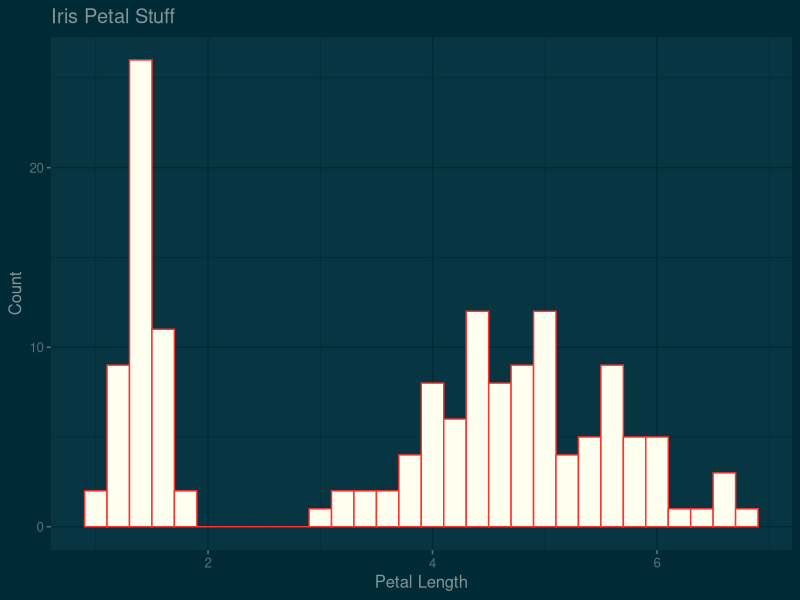
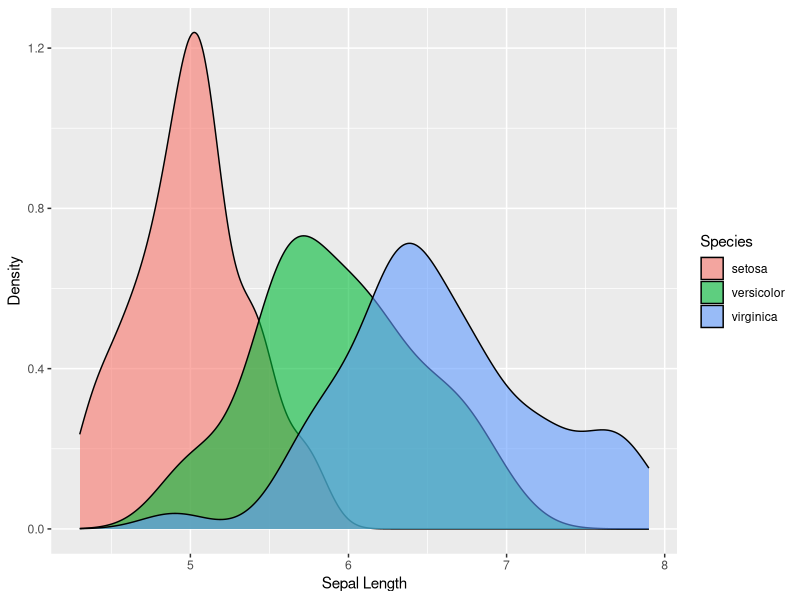
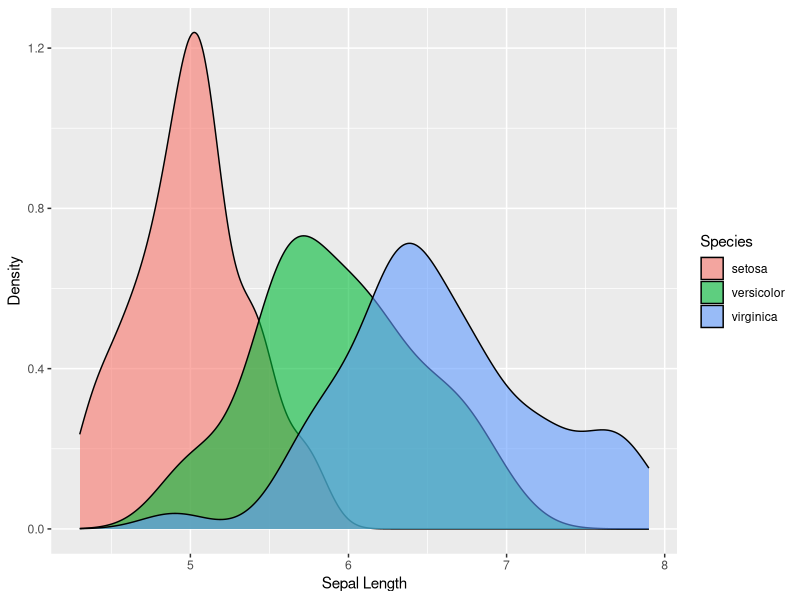
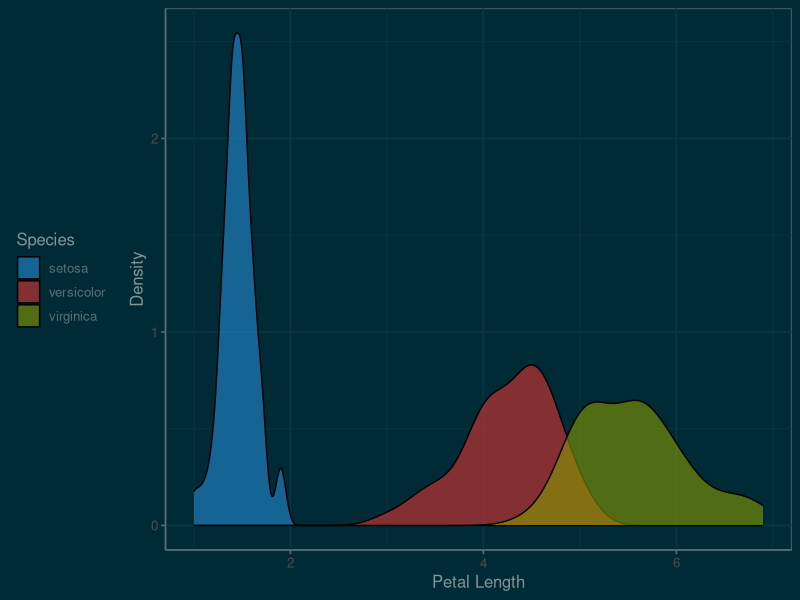
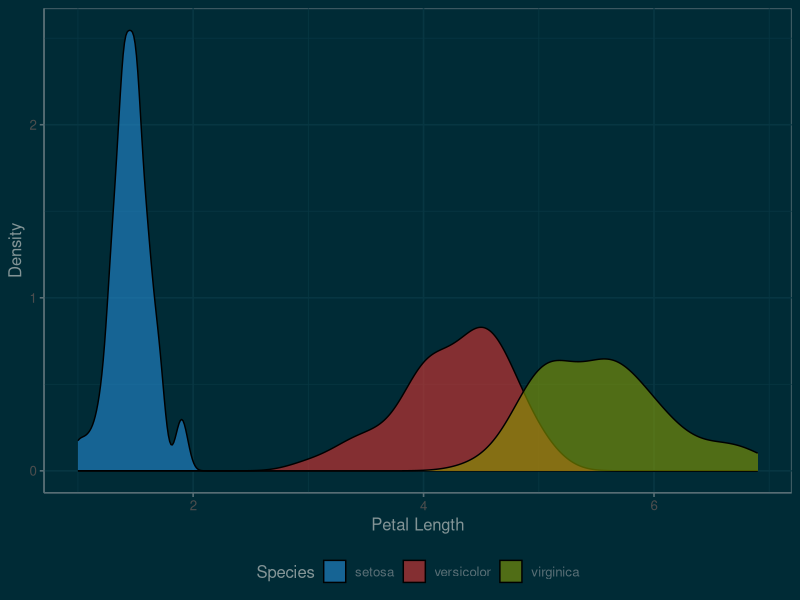
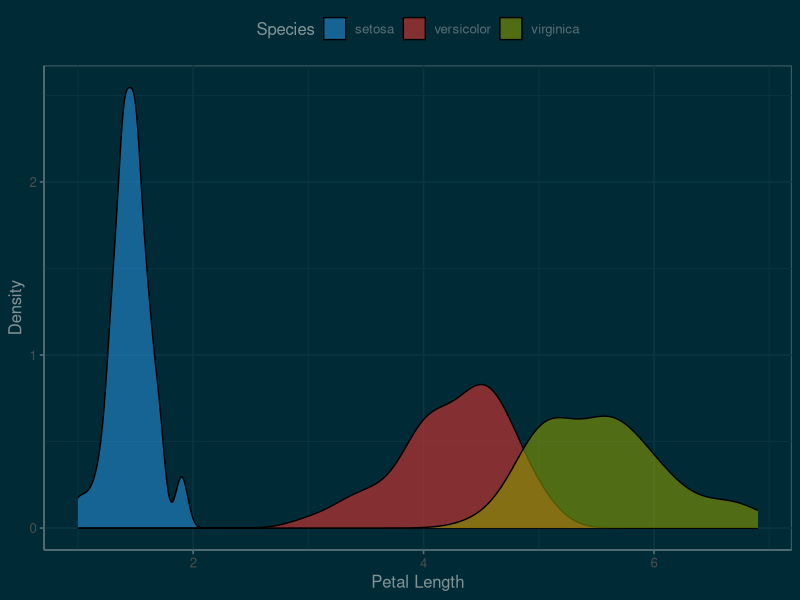
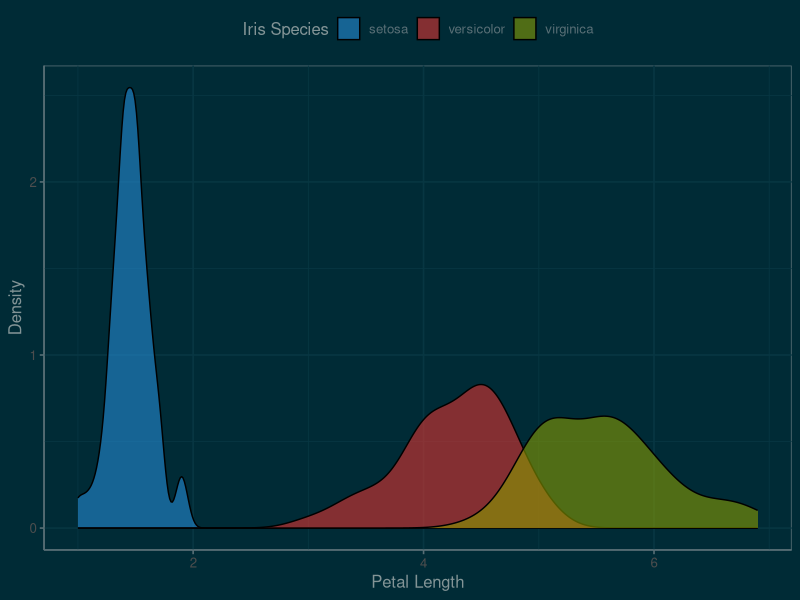
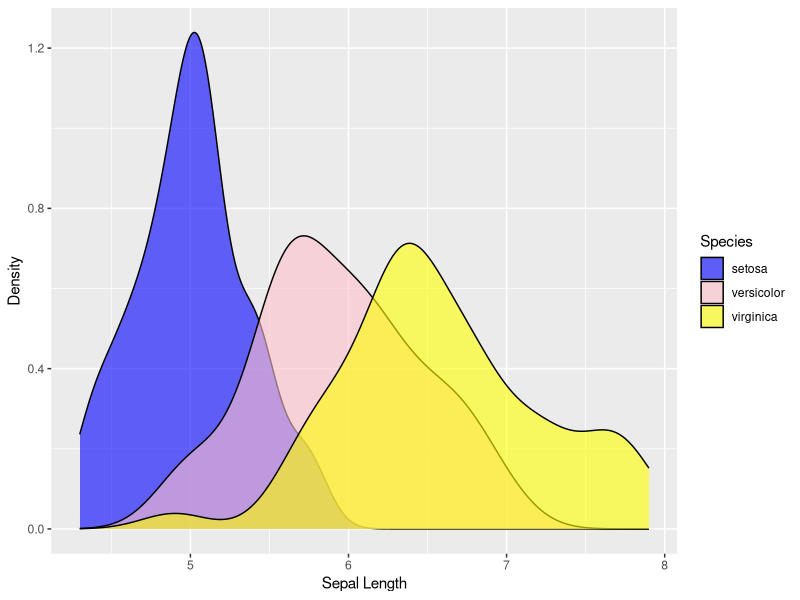

Source code (R) for these figures, in order:
##########################################################################################
########################## INTRODUCTION TO ggplot2 #######################################
##########################################################################################

### Your name: Paige Richards


# Load ggplot2 library
library(ggplot2)
# If you will be loading other optional libraries, do so on the next line(s). No other libraries are required for this lab/assignment.
library(tidyverse) #already installed
library(ggthemes) #Had to install this FIRST! and don't forget when installing to use 'quotes'


############################################
############## Exercise Set 1 ##############
############################################


################
# Question 1.1 #
################
ggplot(iris, aes(x=Petal.Length)) + 
  geom_histogram(color= "firebrick1",fill = "ivory", binwidth= 0.2) +
  labs( x= "Petal Length",
        y= "Count") +
  theme_solarized_2(light=FALSE) +
  ggtitle("Iris Petal Stuff")
#For some reason, it would not show up on the plot box on the right hand corner with the title unless I separated these two so the assignment is saved down below
ggplot(iris, aes(x=Petal.Length)) + 
  geom_histogram(color= "firebrick1",fill = "ivory", binwidth= 0.2) +
  labs( x= "Petal Length",
        y= "Count") +
  theme_solarized_2(light=FALSE) +
  ggtitle("Iris Petal Stuff") -> p ##assignment!
ggsave ("iris_petal_length_histogram.png", p)
#I made a histogram (do not say geom_histogram more than once because you will make multiple histograms)

############################################
############## Exercise Set 2 ##############
############################################


################
# Question 2.1 #
################
ggplot(iris, aes(x = Sepal.Length)) +
  geom_density(aes(fill = Species), alpha = 0.6)+
  labs( x= "Sepal Length",
        y= 'Density')
#Problem for problem 1 was that there was no aesthetic in front of fill so R thought we were trying to call species a color
#Also, when I figured this out when I tried to put quotes around species and it said that there was an unknown colour name of species

################
# Question 2.2 #
################
ggplot(iris, aes(x=Sepal.Length)) +
  geom_density(aes(fill=Species), alpha = 0.6) +
  labs(x= "Sepal Length",
       y= "Density")
#need to close parenthesis to prevent alpha being counted as a variable
################
# Question 2.3 #
################
ggplot(iris, aes(x=Petal.Length)) +
  geom_density(aes(fill=Species), alpha = 0.6) +
  theme_solarized(light=FALSE)+ 
  scale_fill_solarized('blue') +
  labs(x= "Petal Length",
       y = "Density") + 
  theme(legend.position = "left")

################
# Question 2.4 #
################
ggplot(iris, aes(x=Petal.Length)) +
  geom_density(aes(fill=Species), alpha = 0.6) +
  theme_solarized(light=FALSE)+ 
  scale_fill_solarized('blue') +
  labs(x= "Petal Length",
       y = "Density") -> my_plot

my_plot  + theme(legend.position = "bottom")

my_plot  +  theme(legend.position = "top")


################
# Question 2.5 #
################
my_plot + theme(legend.position = "top") +
  labs(fill= "Iris Species") #we called fill=species earlier so you can use labs to change fill to another name which changes the legend title


################
# Question 2.6 #
################

ggplot(iris, aes(x = Sepal.Length)) + 
  geom_density(aes(fill = Species), alpha = 0.6) +
  scale_fill_manual(values = c("blue", "pink", "yellow")) +
  labs(x="Sepal Length",
       y="Density")
#The problem with problem number 6 was that species is a fill and not a color.
#I tried another option by changing fill in the aes to color and leaving it as scale_fill_manual but that only changed the outline of the density plot which is not what you asked for.




############################################
############## Exercise Set 3 ##############
############################################




################
# Question 3.1 #
################
ggplot(iris, aes(y=Petal.Length, x=Species)) +  ## what's your x-axis variable? situation should fix itself when you tell R the variable, and then you don't need to specify with scale_x_discrete :)
  geom_boxplot(color= 'skyblue', aes(fill=Species)) +
  labs(x= "Iris Species",
       y= "Iris Petal Length (cm)") +
  scale_fill_manual(values=c('red', 'pink', 'orange')) +
  theme_classic()+
  ggtitle("Boxplot of iris species petal lengths")

################
# Question 3.2 #
################
ggplot(iris, aes(y=Petal.Length, x=Species)) +
  geom_violin(color= 'black',aes(fill=Species)) +
  labs(x= "Iris Species",
       y= "Iris Petal Length (cm)") +
  scale_fill_manual(values=c('orange', 'pink', 'red')) +
  theme_classic()+
  theme(legend.position='None')







############################################
############## Exercise Set 4 ##############
############################################




################
# Question 4.1 #
################
ggplot(iris, aes(x=Species, y= Petal.Length)) +
  geom_jitter(width= 0.2, color='deepskyblue', aes(fill=Species)) +
  labs(x= "Species",
       y= "Petal Length (cm)") +
  theme_classic()

################
# Question 4.2 #
################
ggplot(iris, aes(x=Species, y= Petal.Length)) +
  geom_jitter(width= 0.2, color='deepskyblue', aes(fill=Species), size=2) +
  labs(x= "Species",
       y= "Petal Length (cm)")+
  theme_classic()

ggplot(iris, aes(x=Species, y= Petal.Length)) +
  geom_jitter(width= 0.2, color='deepskyblue', aes(fill=Species), size=0.1) +
  labs(x= "Species",
       y= "Petal Length (cm)")+
  theme_classic()
#out of the two here, 0.1 is better but I honestly think they both are not good. I think that there should be a size in between like 0.5 to 1.

################
# Question 4.3 #
################
ggplot(iris, aes(x=Species, y= Petal.Length)) +
  geom_jitter(width= 0.2, aes(color=Species), size=0.6) +
  labs(x= "Species",
       y= "Petal Length (cm)")+
  theme_classic()

################
# Question 4.4 #
################
ggplot(iris, aes(x=Species, y= Petal.Length)) +
  geom_jitter(width= 0.2, aes(color=Species), size=0.6) +
  labs(x= "Species",
       y= "Petal Length (cm)")+
  theme_classic() +
  scale_color_manual(values=c('darkgreen','darkorchid2','mediumspringgreen'))

################
# Question 4.5 #
################
ggplot(iris, aes(x=Species, y= Petal.Length)) +
  geom_jitter(width= 0.2, aes(color=Species, shape=Species)) +
  labs(x= "Species",
       y= "Petal Length (cm)")+
  theme_classic() +
  scale_color_manual(values=c('darkgreen','darkorchid2','mediumspringgreen'))

################
# Bonus #
################
library(ggforce)
ggplot(iris, aes(x=Species, y=Petal.Width))+
  geom_sina(aes(color=Species), size=0.9) +
  theme_classic()+
  scale_color_manual(values=c('darkgreen','darkorchid2','blue'))+
  labs(x="Species",
       y="Petal Width")


############################################
############## Exercise Set 5 ##############
############################################


################
# Question 5.1 #
################
ggplot(iris, aes(x=Sepal.Width, y=Sepal.Length))+
  geom_point(aes(color=Species)) +
  theme_classic() +
  labs(x="Sepal Width",
       y='Sepal Length')

################
# Question 5.2 #
################
ggplot(iris, aes(x=Sepal.Width, y=Sepal.Length))+
  geom_point(aes(shape=Species)) +
  theme_classic() +
  labs(x="Sepal Width",
       y='Sepal Length')

################
# Question 5.3 #
################
ggplot(iris, aes(x=Sepal.Width, y=Sepal.Length))+
  geom_point(aes(size=Species)) +
  theme_classic() +
  labs(x="Sepal Width",
       y='Sepal Length')
#I dont get an error message but a warning message from Rstudio: 
#"Warning message:
#Using size for a discrete variable is not advised."


## As a COMMENT below, answer: Which of the three scatterplots did you find most informative for viewing differences among species?
#I think the color was the best. The shape overlapped weird and the size was very hard to read! But I think a combination of color and shape is truly the best












